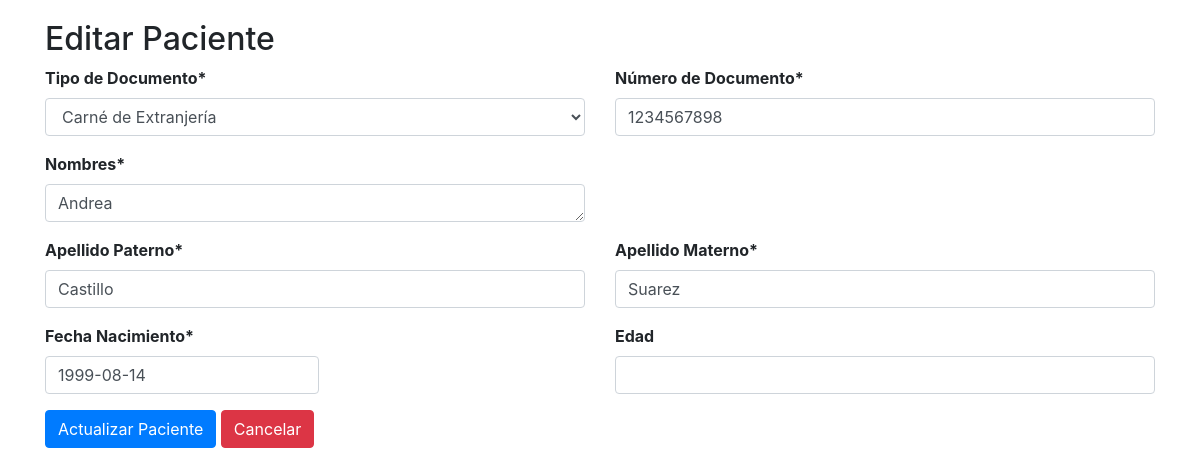
/editar/5, run on the app's committed database.
### pacientes/models.py (models this page shows)
class Pacientes(models.Model):
    tipo_documento = models.CharField(max_length=3, choices=[
        ('DNI', 'DNI'),
        ('CE', 'Carné de Extranjería'),
        ('IN', 'Indocumentado'),
    ], default='DNI')
    numero_documento = models.CharField(max_length=100, unique=True)
    nombres = models.TextField()
    appPaterno = models.CharField(max_length=100)
    appMaterno = models.CharField(max_length=100)
    fecha = models.DateField()

### pacientes/views.py (the view)
# urls.py: path('editar/<int:pk>', EditarPacientes.as_view(), name="editar-pacientes"),
class EditarPacientes(UpdateView):
    template_name = 'editar-paciente.html'
    model = Pacientes
    form_class = PacienteForm
    success_url = reverse_lazy('listar-pacientes')

### pacientes/form.py
class PacienteForm(forms.models.ModelForm):
    class Meta:
        model = Pacientes
        fields = '__all__'
        widgets = {
                'fechaDeNacimiento': forms.DateInput(attrs={'type':'date'})
                }
        labels = {
                'tipo_documento' : 'Tipo de Documento',
                'numero_documento' : 'Número de Documento',
                'nombres' : 'Nombres',
                'appPaterno' : 'Apellido Paterno',
                'appMaterno': 'Apellido Materno',
                'fecha' : 'Fecha Nacimiento',
                }

### pacientes/templates/editar-paciente.html (shortened to what this page needs)
<!DOCTYPE html>
{% load staticfiles %}
<html lang="en">
    <head>
       <link href="{% static 'css/bootstrap.css' %}" rel="stylesheet">
       <link href="{% static 'css/main.css' %}" rel="stylesheet">
    </head>
<body>
    <div class="wrapper ">
        <div class="container container-fluid">
            <section class="section-editar">
                <div class="row">
                    <div class="col-12">
                        <h2 class="minsa-pacientes"> Editar Paciente</h2>
                    </div>
                </div>
                {% load crispy_forms_tags %}
                <form method="post">
                    <div class="row">
                        <div class="col-6">
                            <div class="form-group">
                                {{ form.tipo_documento|as_crispy_field }}
                            </div>
                        </div>
                        <div class="col-6">
                            <div class="form-group">
                                    {{ form.numero_documento|as_crispy_field }}
                            </div>
                        </div>
                    </div>
                    <div class="row">
                        <div class="col-6">
                            <div class="form-group hola">
                                    {{ form.nombres|as_crispy_field }}
                            </div>
                        </div>
                    </div>
                    <div class="row">
                        <div class="col-6">
                            <div class="form-group">
                                {{ form.appPaterno|as_crispy_field }}
                            </div>
                        </div>
                        <div class="col-6">
                            <div class="form-group">
                                    {{ form.appMaterno|as_crispy_field }}
                            </div>
                        </div>
                        </div>
                        <div class="row">
                        <div class="col-6">
                            <div class="form-group">
                                <div class="input-group date" data-date-format="dd-mm-yyyy">
                                    {{ form.fecha|as_crispy_field }}
                                </div>
                            </div>
                        </div>
                        <div class="col-6">
                            <div class="form-group">
                                <label>Edad</label>
                                <input type="text" class="form-control" id="inputEdad">
                                </div>
                        </div>
                    </div>
                    <button type="submit" class="btn btn-primary">Actualizar Paciente</button>
                    <a href="/" class="btn btn-danger">Cancelar</a>
                </form>
            </section>
        </div>
    </div>
</body>
</html>

### pacientes/static/css/main.css (style rules this page uses)
.wrapper { padding: 20px; }
.form-group label { font-weight: bold; }
.section-editar .controls .select, .section-editar .controls .textarea, .section-editar .controls .textinput { border:4px solid blue; display: block; width: 100%; height: calc(2.25rem + 2px); padding: .375rem .75rem; font-size: 1rem; font-weight: 400; line-height: 1.5; color: #495057; background-color: #fff; background-clip: padding-box; border: 1px solid #ced4da; border-radius: .25rem; transition: border-color .15s ease-in-out,box-shadow .15s ease-in-out; }
input#id_fecha { display: block; width: 100%; height: calc(2.25rem + 2px); padding: .375rem .75rem; font-size: 1rem; font-weight: 400; line-height: 1.5; color: #495057; background-color: #fff; background-clip: padding-box; border: 1px solid #ced4da; border-radius: .25rem; transition: border-color .15s ease-in-out,box-shadow .15s ease-in-out; }

### data on the page
Pacientes: tipo_documento "Carné de Extranjería", numero_documento "1234567898", nombres "Andrea", appPaterno "Castillo", appMaterno "Suarez", fecha "1999-08-14"
